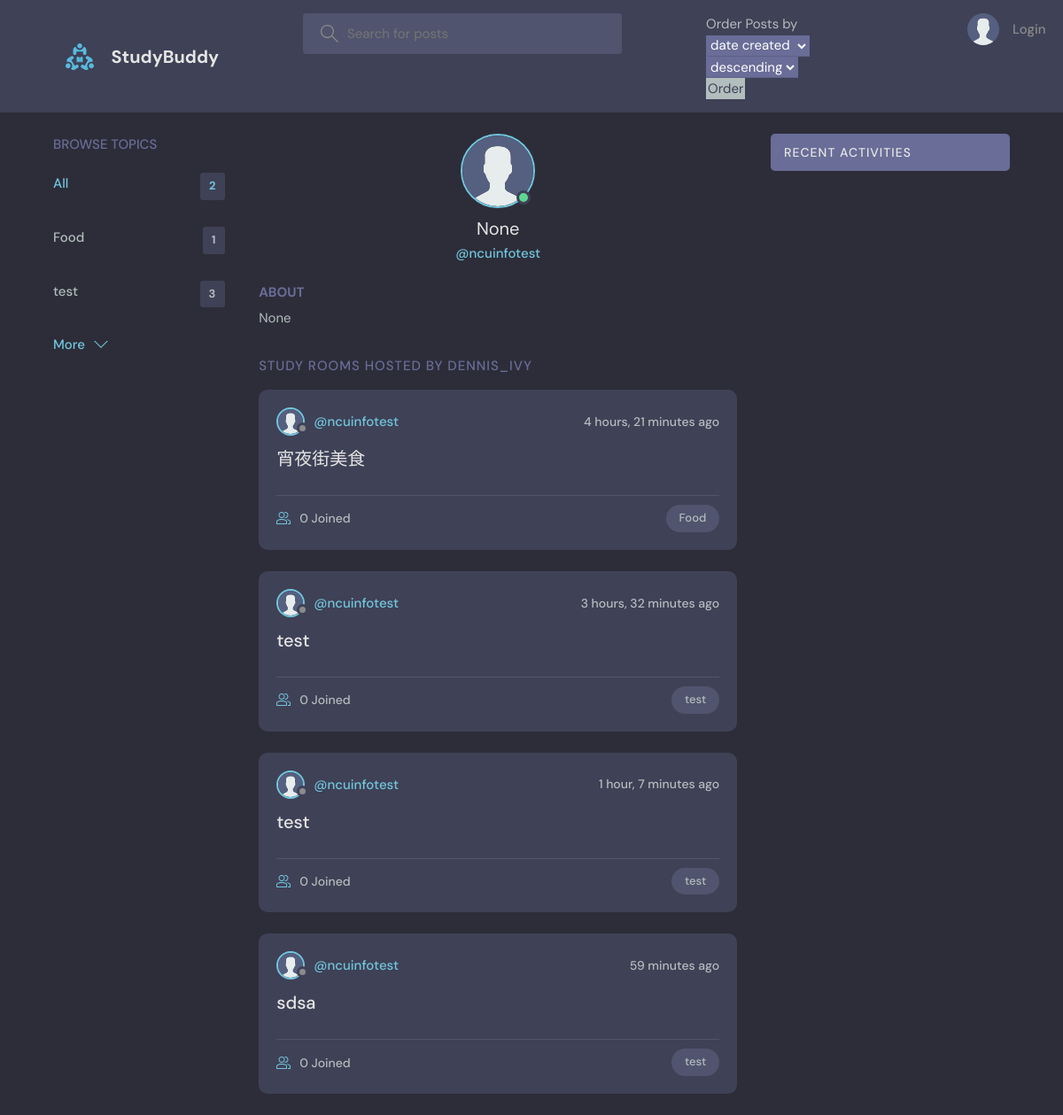
The page /profile/8/ on the database its author committed.
### base/models.py (models this page shows, shortened)
class Topic(models.Model):
    name = models.CharField(max_length=200)

class User(AbstractUser):
    name = models.CharField(max_length=200, null=True)
    real_first_name = models.CharField(max_length=200, null=True)
    real_last_name = models.CharField(max_length=200, null=True)
    email = models.EmailField(unique=True, null=True)
    GENDER_MALE = 0
    GENDER_FEMALE = 1
    GENDER_CHOICES = [(GENDER_MALE, 'Male'), (GENDER_FEMALE, 'Female')]
    gender = models.IntegerField(choices=GENDER_CHOICES, null=True)
    bio = models.TextField(max_length=300, null=True)
    avatar = models.ImageField(null=True, default="avatar.svg")
    CL_Subject = 0
    EL_Subject = 1
    FR_Subject = 2
    IPLA_Subject = 3
    MA_Subject = 4
    PH_Subject = 5
    CM_Subject = 6
    OS_Subject = 7
    JS_Subject = 8
    CI_Subject = 9
    ME_Subject = 10
    CH_Subject = 11
    EI_Subject = 12
    BA_Subject = 13
    MIS_Subject = 14
    FM_Subject = 15
    EC_Subject = 16
    EE_Subject = 17
    CE_Subject = 18
    CO_Subject = 19
    IPEECS_Subject = 20
    AP_Subject = 21
    GP_Subject = 22
    SS_Subject = 23
    GA_Subject = 24
    HK_Subject = 25
    LS_Subject = 26
    BM_Subject = 27
    SUBJECT_CHOICES = [(CL_Subject, '中國文學系'), (EL_Subject, '英美語文學系'),
                       (FR_Subject, '法國語文學系'), (IPLA_Subject, '文學院學士班'),
                       (CM_Subject, '化學系'), (OS_Subject, '光電科學與工程學系'),
                       (JS_Subject, '理學院學士班'), (CI_Subject, '土木工程學系'),
                       (ME_Subject, '機械工程學系'), (CH_Subject, '化學工程與材料工程學系'),
                       (EI_Subject, '工學院學士班'), (BA_Subject, '企業管理學系'),
                       (MIS_Subject, '資訊管理學系'), (FM_Subject, '財務金融學系'),
                       (EC_Subject, '經濟學系'), (EE_Subject, '電機工程學系'),
                       (CE_Subject, '資訊工程學系'), (CO_Subject, '通訊工程學系'),
                       (IPEECS_Subject, '資訊電機學院學士班'), (AP_Subject, '大氣科學學系'),
                       (GP_Subject, '地球科學學系'), (SS_Subject, '太空工程與科學學系'),
                       (GA_Subject, '地科院學士班'), (HK_Subject, '客家語文暨社會科學學系'),
                       (LS_Subject, '生命科學系'), (BM_Subject, '生醫工程與科學學系')]
    Subject = models.IntegerField(choices=SUBJECT_CHOICES, null=True)
    USERNAME_FIELD = 'email'
    REQUIRED_FIELDS = ['username']

class Room(models.Model):
    host = models.ForeignKey(User, on_delete=models.SET_NULL, null=True)
    topic = models.ForeignKey(Topic, on_delete=models.SET_NULL, null=True)
    name = models.CharField(max_length=200)
    description = models.TextField(null=True, blank=True)
    participants = models.ManyToManyField(
        User, related_name='participants', blank=True)
    updated = models.DateTimeField(auto_now=True)
    created = models.DateTimeField(auto_now_add=True)
    likes = models.ManyToManyField(User, related_name='post_like', blank=True)
    message_count = models.IntegerField(default=0, null=True, blank=True)
    like_count = models.IntegerField(default=0, null=True, blank=True)
    class Meta:
        pass

### base/views.py (the view)
# urls.py: path('profile/<str:pk>/', views.userProfile, name="user-profile"),
def userProfile(request, pk):
    user = User.objects.get(id=pk)
    rooms = user.room_set.all()
    room_messages = user.message_set.all()
    topics = Topic.objects.all()
    context = {'user': user, 'rooms': rooms,
               'room_messages': room_messages, 'topics': topics}
    return render(request, 'base/profile.html', context)

### base/templates/base/profile.html (shortened to what this page needs)
{% extends 'main.html' %}
{% block content %}
<main class="profile-page layout layout--3">
  <div class="container">
    {% include 'base/topics_component.html' %}
    <div class="roomList">
      <div class="profile">
        <div class="profile__avatar">
          <div class="avatar avatar--large active">
            <img src="{{user.avatar.url}}" />
          </div>
        </div>
        <div class="profile__info">
          <h3>{{user.name}}</h3>
          <p>@{{user.username}}</p>
        </div>
        <div class="profile__about">
          <h3>About</h3>
          <p>
            {{user.bio}}
          </p>
        </div>
      </div>
      <div class="roomList__header">
        <div>
          <h2>Study Rooms Hosted by dennis_ivy</a>
          </h2>
        </div>
      </div>
      {% include 'base/feed_component.html' %}
    </div>
    {% include 'base/activity_component.html' %}
  </div>
</main>
{% endblock content %}

### base/templates/base/topics_component.html
<div class="topics">
    <div class="topics__header">
        <h2>Browse Topics</h2>
    </div>
    <ul class="topics__list">
        <li>
            <a href="{% url 'home' %}" class="active">All <span>{{topics.count}}</span></a>
        </li>
        {% for topic in topics %}
        <li>
            <a href="{% url 'home' %}?q={{topic.name}}">{{topic.name}}<span>{{topic.room_set.all.count}}</span></a>
        </li>
        {% endfor %}
    </ul>
    <a class="btn btn--link" href="{% url 'topics' %}">
        More
        <svg version="1.1" xmlns="http://www.w3.org/2000/svg" width="32" height="32" viewBox="0 0 32 32">
            <title>chevron-down</title>
            <path d="M16 21l-13-13h-3l16 16 16-16h-3l-13 13z"></path>
        </svg>
    </a>
</div>

### base/templates/base/feed_component.html (shortened to what this page needs)
{% for room in rooms %}
<div class="roomListRoom">
    <div class="roomListRoom__header">
        <a href="{% url 'user-profile' room.host.id %}" class="roomListRoom__author">
            <div class="avatar avatar--small">
                <img src="{{room.host.avatar.url}}" />
            </div>
            <span>@{{room.host.username}}</span>
        </a>
        <div class="roomListRoom__actions">
            <span>{{room.created|timesince}} ago</span>
        </div>
    </div>
    <div class="roomListRoom__content">
        <a href="{% url 'room' room.id %}">{{room.name}}</a>
    </div>
    <div class="roomListRoom__meta">
        <a href="{% url 'room' room.id %}" class="roomListRoom__joined">
            {{room.participants.all.count}} Joined
        </a>
        <p class="roomListRoom__topic">{{room.topic.name}}</p>
    </div>
</div>
{% endfor %}

### rows shown on the page
Topic: name "Food", room_set.all.count "1"
Topic: name "test", room_set.all.count "3"
User: avatar (placeholder picture), name "None", username "ncuinfotest", bio "None"
Room: host.avatar (placeholder picture), host.username "ncuinfotest", created "4 hours, 21 minutes", name "宵夜街美食", participants.all.count "0", topic.name "Food"
Room: host.avatar (placeholder picture), host.username "ncuinfotest", created "3 hours, 32 minutes", name "test", participants.all.count "0", topic.name "test"
Room: host.avatar (placeholder picture), host.username "ncuinfotest", created "1 hour, 7 minutes", name "test", participants.all.count "0", topic.name "test"
Room: host.avatar (placeholder picture), host.username "ncuinfotest", created "59 minutes", name "sdsa", participants.all.count "0", topic.name "test"

### other values the page prints
{{ topics.count }} "2"
